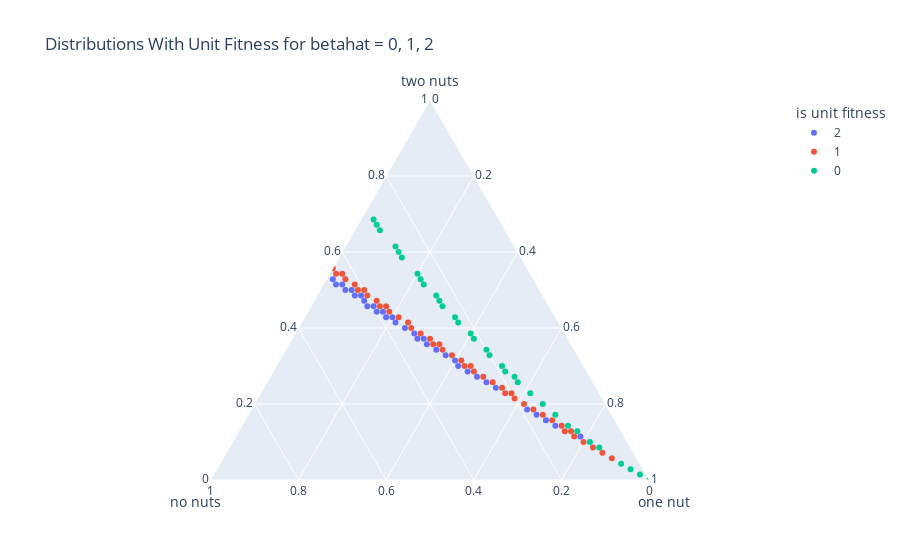

The code cell stored with this chart in its notebook:
### Code cell
unital_fitness = my_df.loc[my_df['is unit fitness'] != -1]
fig3 = px.scatter_ternary(unital_fitness, a="two nuts", b="no nuts", c="one nut", color="is unit fitness",
                         color_continuous_scale='Inferno',
                         title = "Distributions With Unit Fitness for betahat = 0, 1, 2")
fig3.show()

### Figure 1 — Plotly figure (JSON) as saved in the notebook; plotly's stock layout.template omitted (floating-point values rounded to 4 significant figures)
{"data": [{"a": [37, 36, 36, 35, 35, 34, 34, 33, 32, 32, 31, 31, 30, 30, 29, 28, 27, 26, 26, 25, 24, 23, 22, 21, 20, 19, 18, 17, 13, 12, 11, 10, 8], "b": [32, 32, 31, 31, 30, 30, 29, 29, 29, 28, 28, 27, 27, 26, 26, 25, 24, 24, 23, 23, 22, 21, 20, 20, 19, 18, 17, 16, 13, 12, 11, 10, 7], "c": [1, 2, 3, 4, 5, 6, 7, 8, 9, 10, 11, 12, 13, 14, 15, 17, 19, 20, 21, 22, 24, 26, 28, 29, 31, 33, 35, 37, 44, 46, 48, 50, 55], "hovertemplate": "is unit fitness=2<br>two nuts=%{a}<br>no nuts=%{b}<br>one nut=%{c}<extra></extra>", "legendgroup": "2", "marker": {"color": "#636efa", "symbol": "circle"}, "mode": "markers", "name": "2", "showlegend": true, "subplot": "ternary", "type": "scatterternary"}, {"a": [39, 38, 38, 37, 36, 35, 35, 34, 33, 32, 32, 31, 30, 29, 28, 27, 26, 25, 25, 24, 23, 22, 21, 21, 20, 19, 18, 17, 16, 16, 15, 14, 13, 12, 11, 10, 9, 9, 8, 7, 6, 5, 4], "b": [31, 31, 30, 30, 29, 29, 28, 28, 27, 27, 26, 26, 25, 24, 24, 23, 22, 22, 21, 21, 20, 19, 19, 18, 18, 17, 16, 15, 15, 14, 14, 13, 12, 11, 10, 9, 9, 8, 8, 7, 6, 5, 4], "c": [0, 1, 2, 3, 5, 6, 7, 8, 10, 11, 12, 13, 15, 17, 18, 20, 22, 23, 24, 25, 27, 29, 30, 31, 32, 34, 36, 38, 39, 40, 41, 43, 45, 47, 49, 51, 52, 53, 54, 56, 58, 60, 62], "hovertemplate": "is unit fitness=1<br>two nuts=%{a}<br>no nuts=%{b}<br>one nut=%{c}<extra></extra>", "legendgroup": "1", "marker": {"color": "#EF553B", "symbol": "circle"}, "mode": "markers", "name": "1", "showlegend": true, "subplot": "ternary", "type": "scatterternary"}, {"a": [48, 47, 46, 43, 42, 41, 38, 37, 36, 34, 33, 32, 30, 29, 27, 26, 24, 23, 21, 20, 19, 18, 16, 14, 12, 10, 9, 7, 6, 3, 2, 1, 0], "b": [20, 20, 20, 19, 19, 19, 18, 18, 18, 17, 17, 17, 16, 16, 15, 15, 14, 14, 13, 13, 12, 12, 11, 10, 9, 8, 7, 6, 5, 3, 2, 1, 0], "c": [2, 3, 4, 8, 9, 10, 14, 15, 16, 19, 20, 21, 24, 25, 28, 29, 32, 33, 36, 37, 39, 40, 43, 46, 49, 52, 54, 57, 59, 64, 66, 68, 70], "hovertemplate": "is unit fitness=0<br>two nuts=%{a}<br>no nuts=%{b}<br>one nut=%{c}<extra></extra>", "legendgroup": "0", "marker": {"color": "#00cc96", "symbol": "circle"}, "mode": "markers", "name": "0", "showlegend": true, "subplot": "ternary", "type": "scatterternary"}], "layout": {"legend": {"title": {"text": "is unit fitness"}, "tracegroupgap": 0}, "ternary": {"aaxis": {"title": {"text": "two nuts"}}, "baxis": {"title": {"text": "no nuts"}}, "caxis": {"title": {"text": "one nut"}}, "domain": {"x": [0, 1], "y": [0, 1]}}, "title": {"text": "Distributions With Unit Fitness for betahat = 0, 1, 2"}}}
